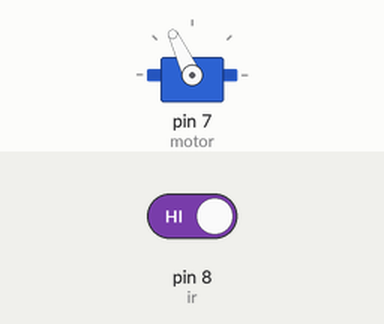
Simulated run of this sketch. Board: Arduino Uno, built with avr-gcc and run on an emulated ATmega328P. Shown: servo. The inputs (shaded band) are chosen by the test bench; at power-on: pin 8 (ir) HIGH.

Above: at 2.8 s.
2.9 s: pin 8 (ir) driven LOW
At 4.1 s:
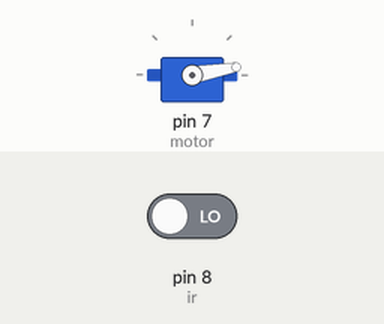
4.5 s: pin 8 (ir) driven HIGH
At 5.7 s:
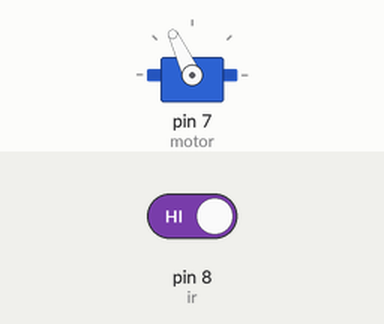
Timing chart, 0 to 7.5 s (numbered marks = the images above; inputs shaded):
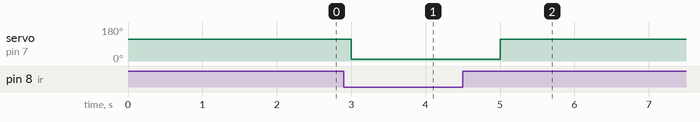

Measured:
- after the input at 2.9 s, servo on pin 7 (motor): 115° → 10° after 0.10 s
- after the input at 4.5 s, servo on pin 7 (motor): 10° → 115° after 0.50 s

The sketch:

automatic_railway_gate_system.ino
```cpp
#include <Servo.h>

int ir = 8;             // IR sensor connected to digital pin 8
Servo motor;            // Servo motor object

void setup() {
  pinMode(ir, INPUT);   // Set IR sensor pin as input
  motor.attach(7);      // Attach servo to pin 7
}

void loop() {
  if (digitalRead(ir) == LOW) {
    // Train is detected — close the gate
    motor.write(10);    // Adjust as needed for "closed" position
    delay(1000);        // Wait to ensure gate closes fully
  } else {
    // No train — open the gate
    motor.write(115);   // Adjust as needed for "open" position
    delay(1000);        // Wait to ensure gate opens fully
  }
}
```
